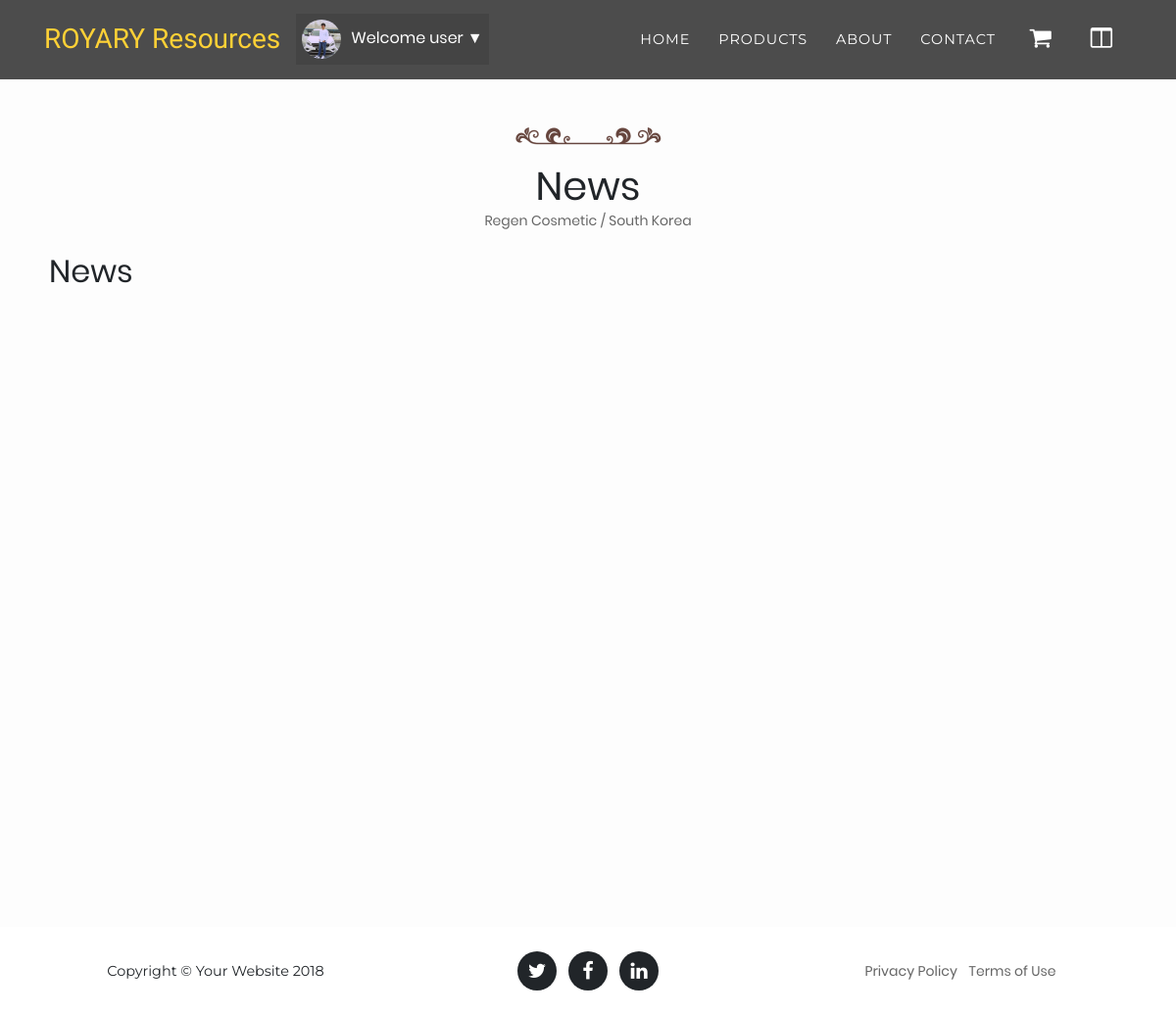
The page /news.php (signed in) on the database as committed earlier.
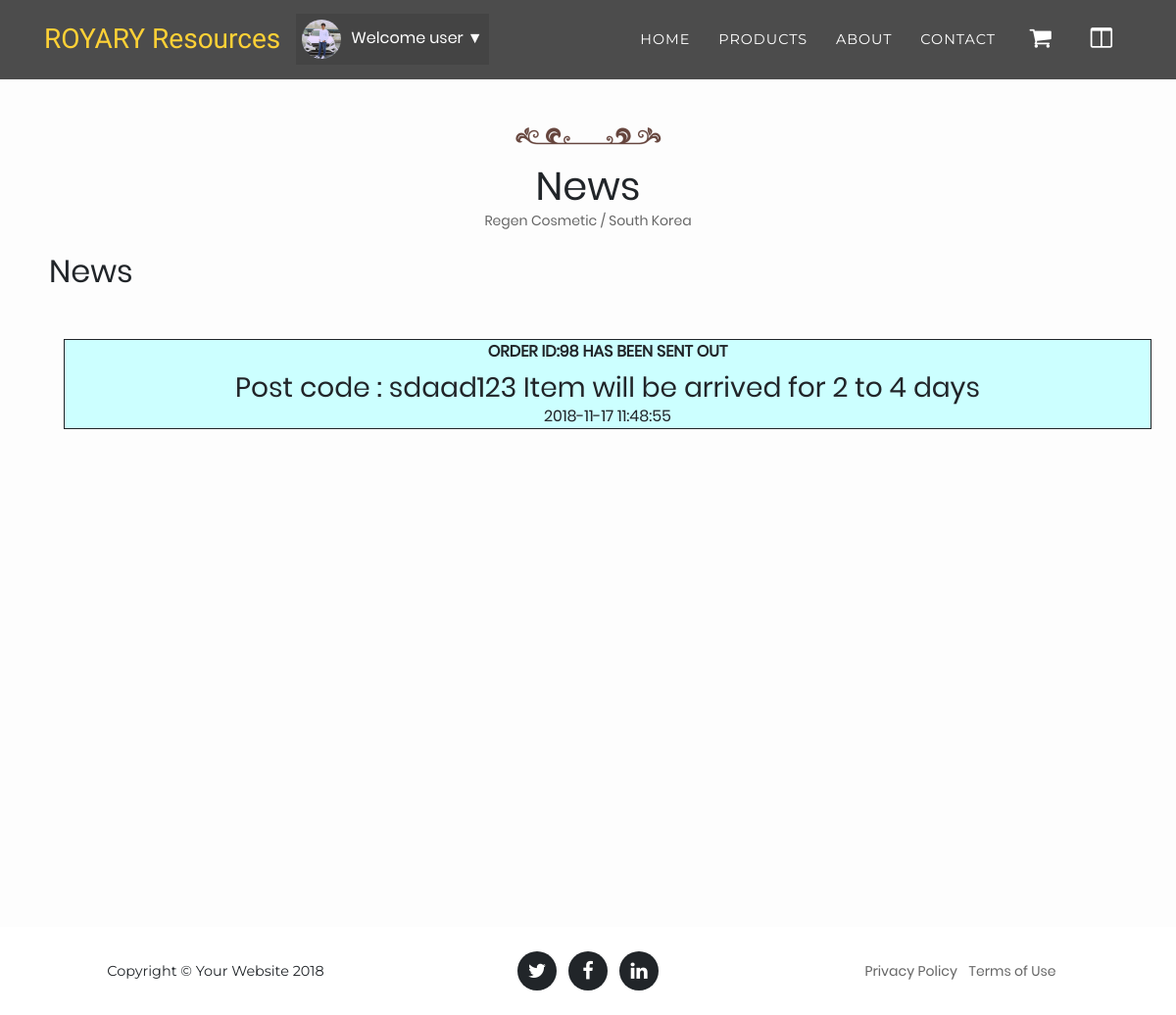
The same page on the database as committed later.
### tables this page shows
CREATE TABLE IF NOT EXISTS `notification` (
  `id` int(11) NOT NULL AUTO_INCREMENT,
  `title` text NOT NULL,
  `content` text NOT NULL,
  `date` datetime NOT NULL,
  `notifid` varchar(20) NOT NULL,
  PRIMARY KEY (`id`),
  KEY `notifid` (`notifid`)
);

### news.php (the view, shortened to what the changed rows need)
<?php
   include 'connection_file.php';
?>
<!DOCTYPE html>
<html lang="en">
  <head>
	<link rel="stylesheet" type="text/css" href="css/style2.css" />
    <link href="vendor/bootstrap/css/bootstrap.min.css" rel="stylesheet">
    <link href="vendor/font-awesome/css/font-awesome.min.css" rel="stylesheet" type="text/css">
    <link href="css/agency.css" rel="stylesheet">
	<link href="css/sidebar.css" rel="stylesheet">
	<link rel="stylesheet" type="text/css" href="vendor/bootstrap/css/bootstrap.css">
	<link rel="stylesheet" type="text/css" href="fonts/font-awesome-4.7.0/css/font-awesome.min.css">
	<link rel="stylesheet" type="text/css" href="vendor/animate/animate.css">
	<link rel="stylesheet" type="text/css" href="vendor/css-hamburgers/hamburgers.min.css">
	<link rel="stylesheet" type="text/css" href="vendor/select2/select2.min.css">
	<link rel="stylesheet" type="text/css" href="css/util.css">
	<link rel="stylesheet" type="text/css" href="css/main.css">
	<link href="css/cart.css" rel="stylesheet">
  </head>
  <body id="page-top">
    <nav class="navbar navbar-expand-lg navbar-dark fixed-top" id="mainNav">
      <div class="container">
        <div class="collapse navbar-collapse" id="navbarResponsive">
		<div id="guest">
	    <?php
			navbar();
		?>
		</div>
        </div>
      </div>
    </nav>
    <section id="portfolio1" class="m-t-50">
	<form method="post" action="#">
      <div class="container wow fadeInUp">
        <div class="section-header">
		<div class="aboout_logo">
          <h1 class="section-title">News</h1>
		  </div>
        </div>
<div class="row">
	<div class="cart-popup col-md-12" id="myCart">
		<div class="row">
			<div style="width: auto;">
				<h2>News</h2>
			</div>
		</div>
		<div class="m-t-50" style=" overflow-y: auto; height: 500px;">
		<?php
		if (isset($_SESSION['LoginID'])){
			$username = $_SESSION['LoginID'];
		$query = "SELECT * FROM `notification` WHERE notifid = '$username' ORDER BY date DESC LIMIT 0, 10";
		if ($result = mysqli_query($GLOBALS['conn'],$query)){
			while ($row = mysqli_fetch_row($result)){
				$title = $row[1];
				$content = $row[2];
				$date = $row[3];
		?>
			<div class="news">
				<label class="text-uppercase"><strong><?php echo $title; ?></strong></label>
					<h3><?php echo $content; ?></h3><?php echo $date; ?>
			</div>
		<?php
			}
		  }
		}
		?>
		</div>
	</div>
</div>
      </div>
		</form>
    </section>
  </body>
</html>

### connection_file.php (shortened to what the changed rows need)
<?php
	function navbar(){
		if (isset($_SESSION['LoginID'])){
			$username = $_SESSION['LoginID'];
		$query = "SELECT * FROM `login` WHERE username='$username'";
		if ($result = mysqli_query($GLOBALS['conn'],$query)){
			while ($row = mysqli_fetch_row($result)){
				$name = $row[9];
				$type = $row[10];
				$admin = $row[8];
				if($admin == 'admin'){
					echo "<div class='dropdown'>";
					echo "<div style='color:white;'><button onclick='myFunction()' class='dropbtn'>";
						if (strcasecmp('image/jpg', $type) == 0 || strcasecmp('image/jpeg', $type) == 0
							|| strcasecmp('image/png', $type) == 0 || strcasecmp('image/pdf', $type) == 0 || strcasecmp('image/gif', $type) == 0) {
								echo "<img src='img/profile-img/".$name."' width='40px' height='40px' style='margin-right:10px; border: 0px solid; border-radius: 25px;'></img>";
							}else{
								echo "<img src='img/profile-img/default.png' width='40px' height='40px' style='margin-right:10px;'></img>";
							}
					echo "Welcome " . $username . "  &#x25BC;" . "</button></br></div>";
					echo "<div id='myDropdown' class='dropdown-content'>";
					echo "<a href='profile.php'>Profile</a>";
					echo "<a href='addproduct.php'>Manage Product</a>";
					echo "<a href='createcoupons.php'>Create coupons</a>";
					echo "<a href='Manageorder.php'>Manage Order</a>";
					echo "<a href='lostorder.php'>Manage Lost Order</a>";
					echo "<a href='logout.php'>logout</a>";
					echo "</div>";
					echo "</div>";
					}else{
						echo "<div class='dropdown'>";
						echo "<div style='color:white;'><button onclick='myFunction()' class='dropbtn'>";
							if (strcasecmp('image/jpg', $type) == 0 || strcasecmp('image/jpeg', $type) == 0
								|| strcasecmp('image/png', $type) == 0 || strcasecmp('image/pdf', $type) == 0 || strcasecmp('image/gif', $type) == 0) {
									echo "<img src='img/profile-img/".$name."' width='40px' height='40px' style='margin-right:10px; border: 0px solid; border-radius: 25px;'></img>";
								}else{
									echo "<img src='img/profile-img/default.png' width='40px' height='40px' style='margin-right:10px;'></img>";
								}
						echo "Welcome " . $username . "  &#x25BC;" . "</button></br></div>";
						echo "</div>";
					}
				}
			}
        }
	}
?>

Rows that differ between the two databases and show on the page:
added notification: title "ORDER ID:98 HAS BEEN SENT OUT", content "Post code : sdaad123 Item will be arrived for 2 to 4 days", date "2018-11-17 11:48:55"
